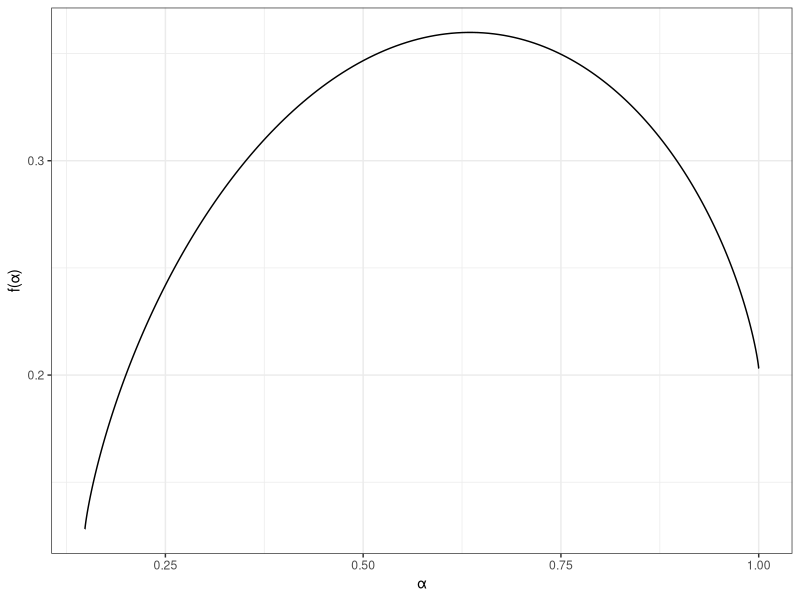
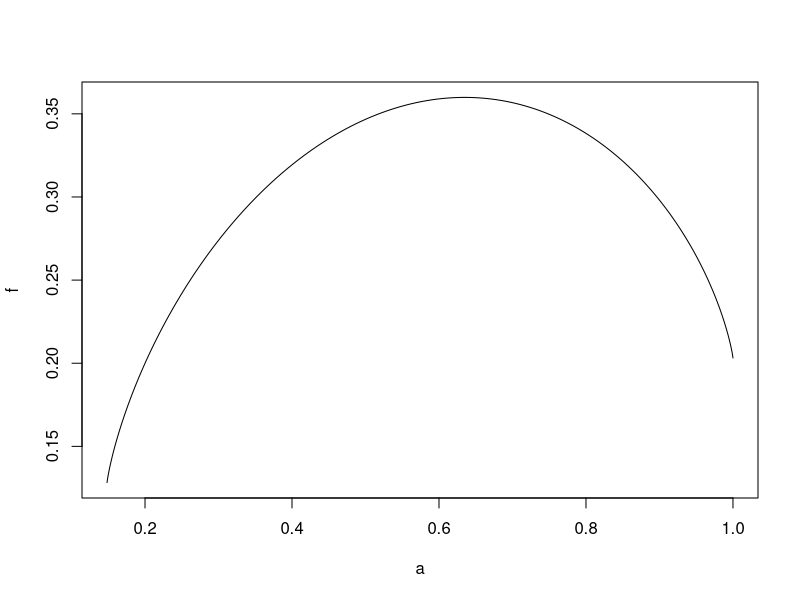
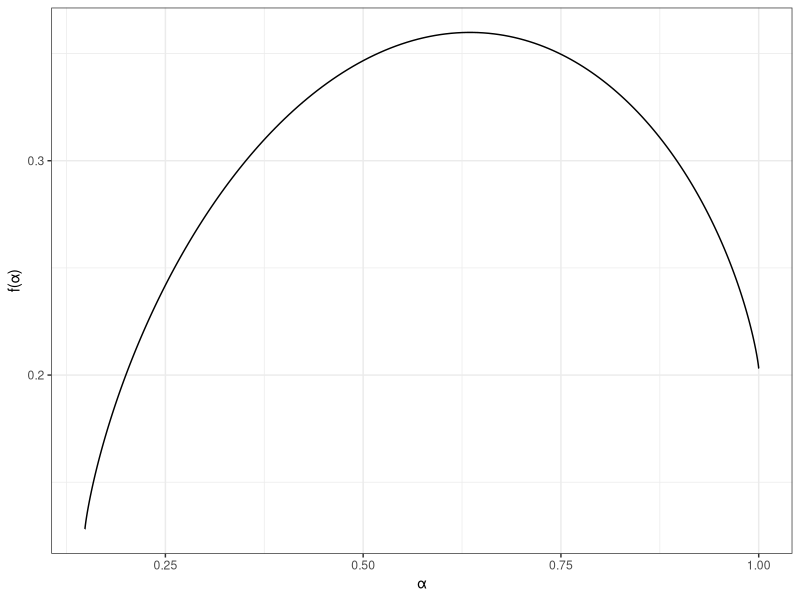

These charts were generated, in order, by the following R code:
# Function for calculating a multifractal spectrum
# Input:
#   v - vector containing numbers by species
#   Qmin - initial value of q (optional)
#   Qmax - final value of q (optional)
#   step - step of q (optional)
# Return: list consisting of 2 dataframes
# vars - contains the following variables:
#  q - orders of moments
#  M - moments of distribution of individuals by species
#  t - scale indicators
#  D - generalized Renyi dimensions
# mfs - contains the following variables:
#  a - singularity indexes
#  f - the spectrum of singularities
MFS <- function(v, Qmin = -7, Qmax = 5, step = 0.01){ 
  v <- v[v != 0] # remove zero values
  p <- v/sum(v) # relative frequencies
  q <- seq(Qmin, Qmax, step) # vector of orders of moments of distribution of individuals by species
  
  M <- sapply(q, FUN = function(i) sum(p^i)) # moments
  t <- log(M)/log(sum(v)) # scale indicators
  D <- t/(1 - q) # generalized Renyi dimensions
  
  a <- (t[1:(length(t) - 1)] - t[2:length(t)])/step #  discrete derivative of the mass indices (singularity indices)
  f <- q[-1]*a + t[-1] # spectrum of singularities
  
  return(list(vars = data.frame(q = q, M = M, t = t, D = D), mfs = data.frame(a = a, f = f))) 
}

# calculation sample
mf <- MFS(c(1,1,1,10,10,100,100))

# plotting a multifractal spectrum using the ggplot2 library
library(ggplot2)
ggplot(mf$mfs, aes(x = a, y = f)) +
  geom_line() + # line
  # geom_point() + # dots
  labs(x = "\u03B1", y = "f(\u03B1)") + # axis labels
  theme_bw() # theme
ggsave('plot_mfa.jpeg', width = 10, height = 8) # save image

# plotting a multifractal spectrum using R
plot(f ~ a, data = mf$mfs, type = 'l')
